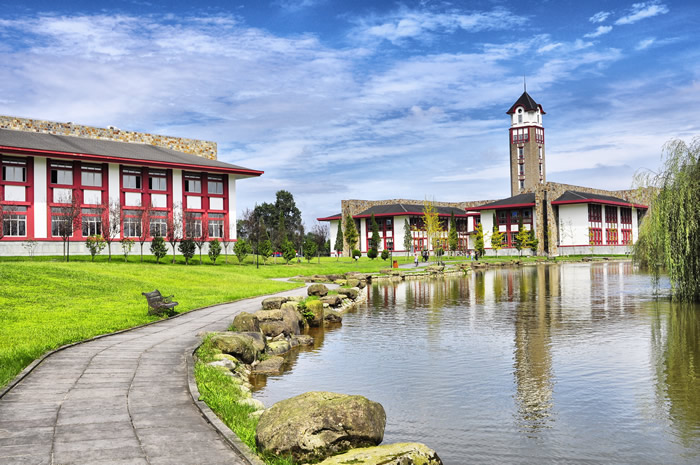
#> input picture 1.jpg, 700 x 465 px
$ python exp3.py
#> lines starting #> are read from the running program, lines starting #| are printed output that depends on the picture
import numpy as np
import cv2
from matplotlib import pyplot as plt

plt.rcParams['font.sans-serif'] = ['SimHei']
plt.rcParams['axes.unicode_minus'] = False
img = cv2.imread('1.jpg', 0)
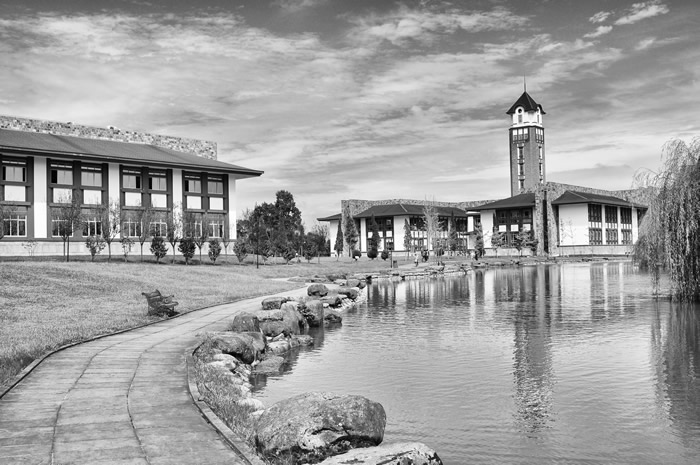
#> img: shape (465, 700); min 0, max 255, mean 159.2
dft = np.fft.fft2(img)
dft_fftshift = np.fft.fftshift(dft)
magnitude00 = 20 * np.log(1 + np.abs(dft))
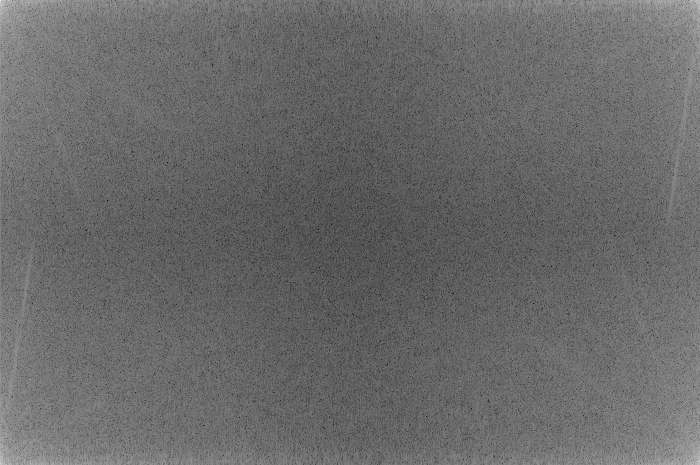
#> magnitude00: shape (465, 700) float64; min 41.21, max 355.3, mean 171.6; drawn with min black and max white
magnitude01 = 20 * np.log(1 + np.abs(dft_fftshift))
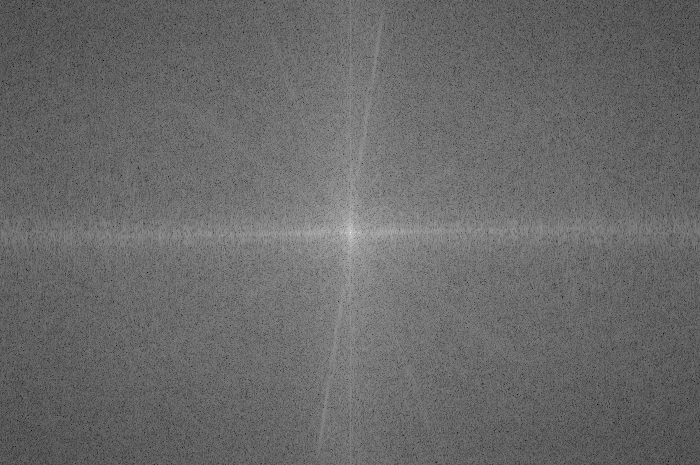
#> magnitude01: shape (465, 700) float64; min 41.21, max 355.3, mean 171.6; drawn with min black and max white
row, col = img.shape[:2]
#> row = 465; col = 700
img1 = np.zeros((row, col), dtype=np.float64)
for i in range(row):
    for j in range(col):
        img1[i, j] = img[i, j] * ((-1) ** (i + j))
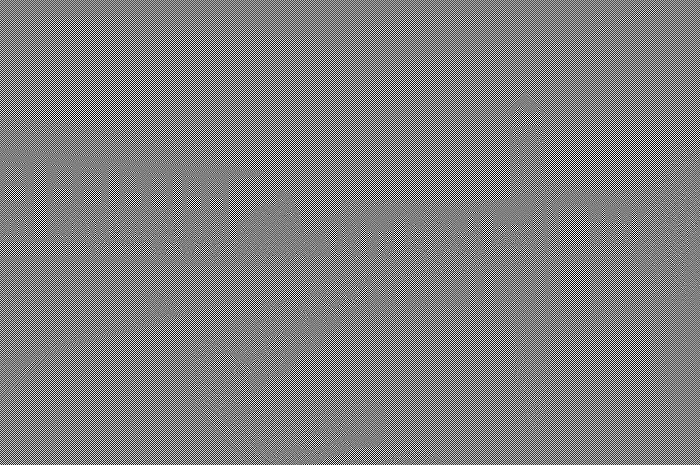
#> img1: shape (465, 700) float64; min -255, max 255, mean 0; drawn with min black and max white
dft1 = np.fft.fft2(img1)
magnitude1 = 20 * np.log(1 + np.abs(dft1))
plt.figure(figsize=(10, 6))
plt.subplot(141), plt.imshow(img, cmap='gray')
plt.title('原图像'), plt.axis('off')
plt.subplot(142), plt.imshow(magnitude00, cmap='gray')
plt.title('幅值谱'), plt.axis('off')
plt.subplot(143), plt.imshow(magnitude01, cmap='gray')
plt.title(' fftshift低频移中'), plt.axis('off')
plt.subplot(144), plt.imshow(magnitude1, cmap='gray')
plt.title('空域乘以复指数的幅值谱'), plt.axis('off')
# plt.savefig("ch4-11.jpg")
plt.show()

$ run again, with 2.png saved as 1.jpg
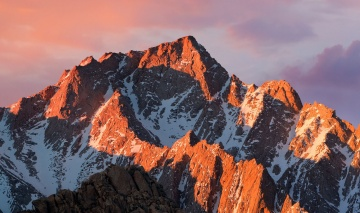
#> input picture 2.png, 360 x 213 px
#> after the loop `for i in range(row):`:
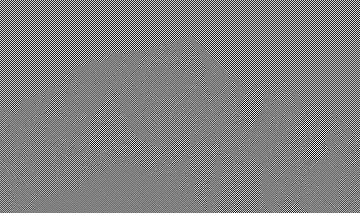
#> img1: shape (213, 360) float64; min -232, max 230, mean 0; drawn with min black and max white
#> `magnitude1 = 20 * np.log(1 + np.abs(dft1))`:
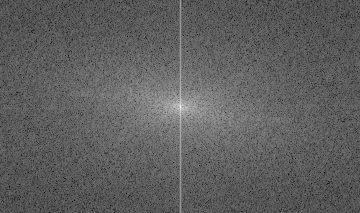
#> magnitude1: shape (213, 360) float64; min 67.01, max 310.7, mean 158.2; drawn with min black and max white
